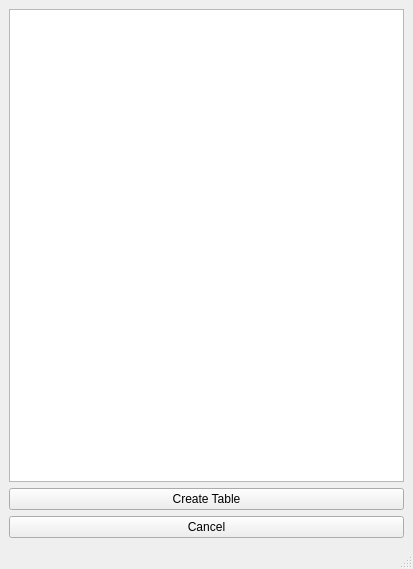
<?xml version="1.0" encoding="UTF-8"?>
<ui version="4.0">
 <class>creatingTbl</class>
 <widget class="QMainWindow" name="creatingTbl">
  <property name="geometry">
   <rect>
    <x>0</x>
    <y>0</y>
    <width>413</width>
    <height>569</height>
   </rect>
  </property>
  <property name="minimumSize">
   <size>
    <width>105</width>
    <height>125</height>
   </size>
  </property>
  <property name="maximumSize">
   <size>
    <width>413</width>
    <height>569</height>
   </size>
  </property>
  <property name="windowTitle">
   <string>Creating Table MySQL</string>
  </property>
  <widget class="QWidget" name="centralwidget">
   <layout class="QVBoxLayout" name="verticalLayout">
    <item>
     <widget class="QTableWidget" name="TableVr"/>
    </item>
    <item>
     <widget class="QPushButton" name="CertaTbt_bt">
      <property name="text">
       <string>Create Table</string>
      </property>
     </widget>
    </item>
    <item>
     <widget class="QPushButton" name="Canceltbt_bt">
      <property name="text">
       <string>Cancel</string>
      </property>
     </widget>
    </item>
   </layout>
  </widget>
  <widget class="QMenuBar" name="menubar">
   <property name="geometry">
    <rect>
     <x>0</x>
     <y>0</y>
     <width>413</width>
     <height>21</height>
    </rect>
   </property>
  </widget>
  <widget class="QStatusBar" name="statusbar"/>
 </widget>
 <resources/>
 <connections/>
</ui>
